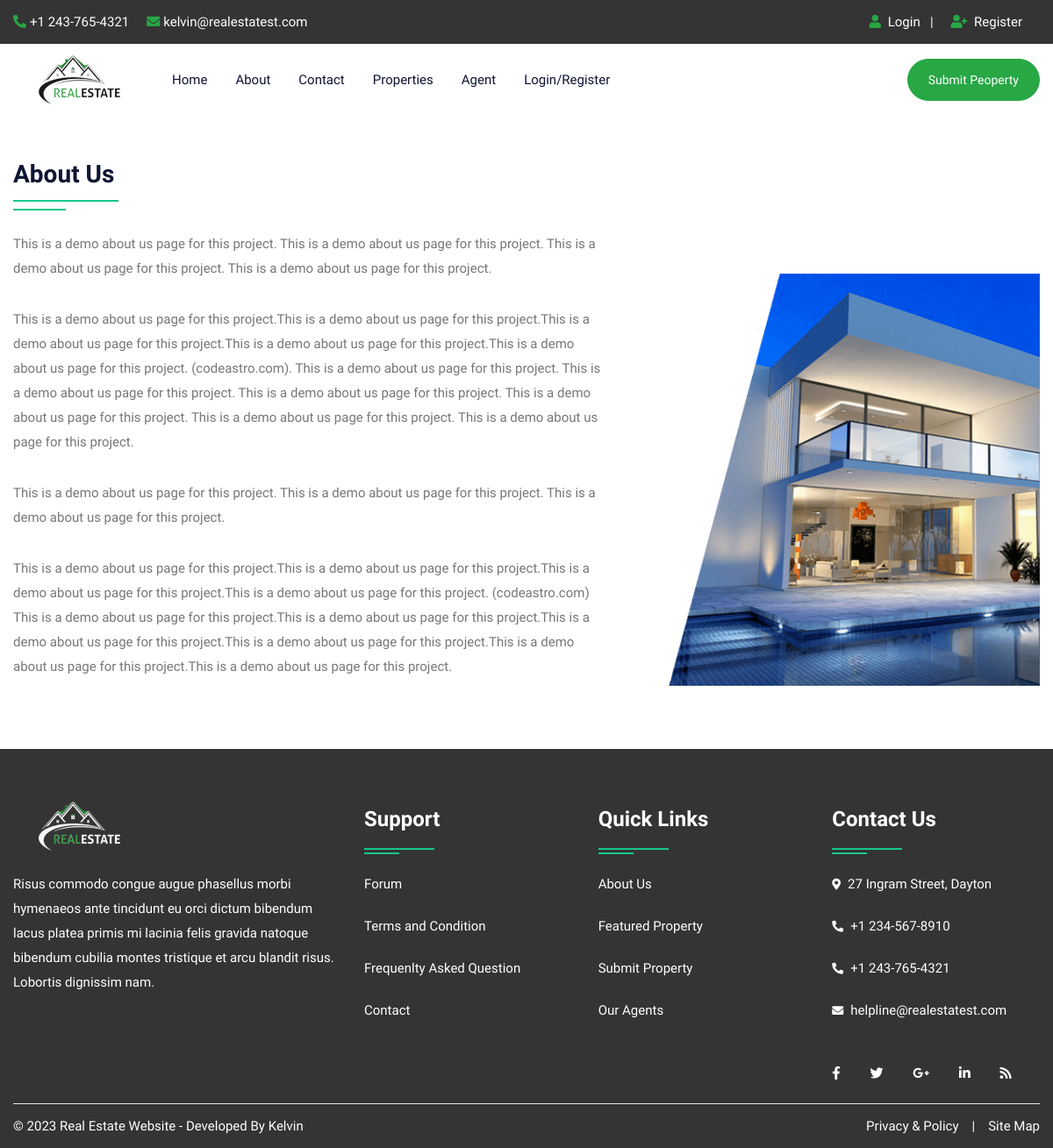
Page /about.php on the earlier database version.
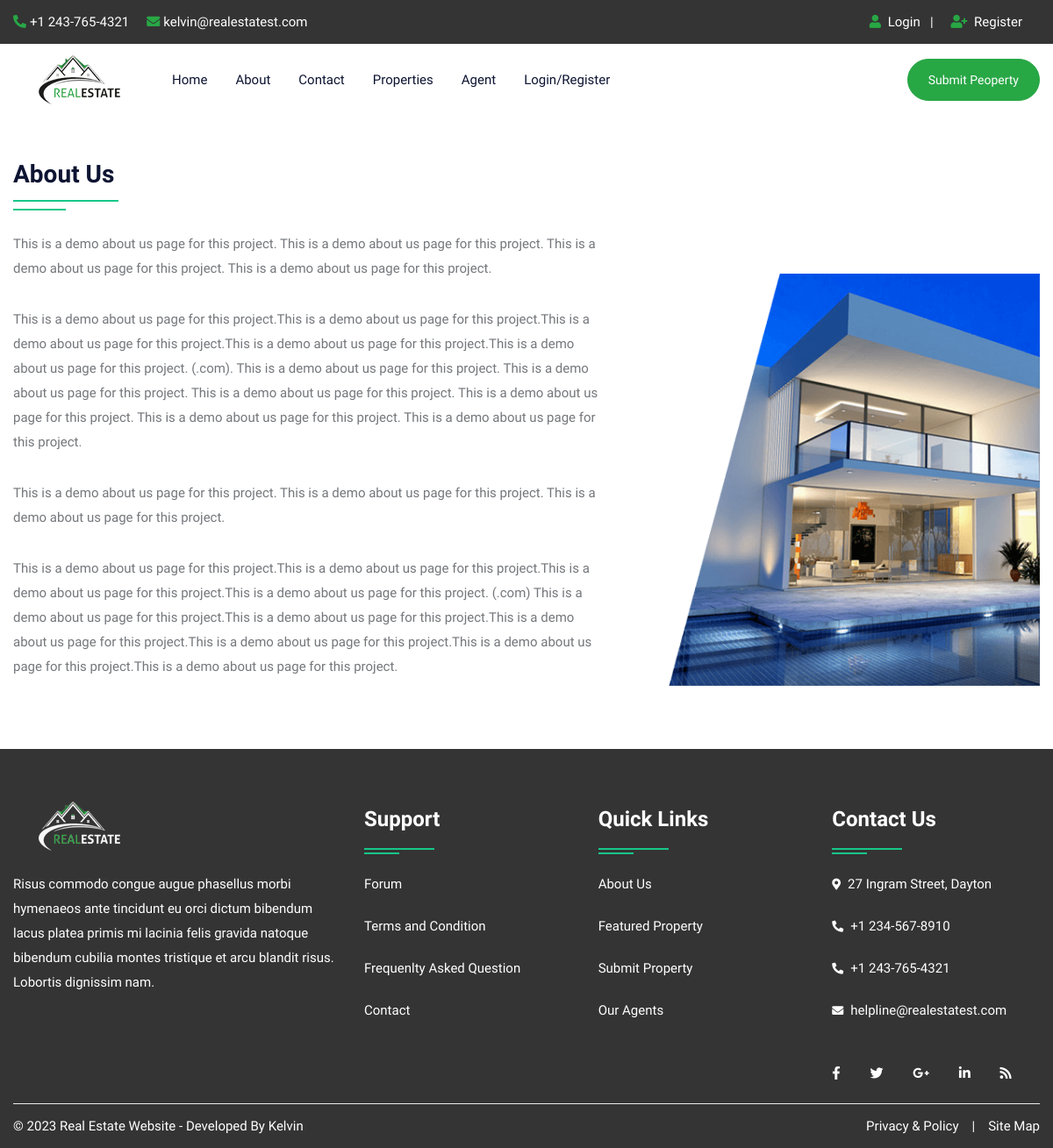
Same page on the later database version.
### tables this page shows
CREATE TABLE `about` (
  `id` int(10) NOT NULL,
  `title` varchar(100) NOT NULL,
  `content` longtext NOT NULL,
  `image` varchar(300) NOT NULL
);

### about.php (the view, shortened to what this page needs)
<!DOCTYPE html>
<html lang="en">
<head>
    <link rel="stylesheet" type="text/css" href="css/bootstrap.min.css">
    <link rel="stylesheet" type="text/css" href="css/bootstrap-slider.css">
    <link rel="stylesheet" type="text/css" href="css/jquery-ui.css">
    <link rel="stylesheet" type="text/css" href="css/layerslider.css">
    <link rel="stylesheet" type="text/css" href="css/color.css" id="color-change">
    <link rel="stylesheet" type="text/css" href="css/owl.carousel.min.css">
    <link rel="stylesheet" type="text/css" href="css/font-awesome.min.css">
    <link rel="stylesheet" type="text/css" href="fonts/flaticon/flaticon.css">
    <link rel="stylesheet" type="text/css" href="css/style.css">
</head>
<body>
    <div id="page-wrapper">
        <div class="row">
            <?php include("include/header.php"); ?>
            <div class="full-row">
                <div class="container">
                    <?php
                    $query = mysqli_query($con, "SELECT * FROM about");
                    while ($row = mysqli_fetch_array($query)) {
                    ?>
                        <div class="row">
                            <div class="col-md-12 col-lg-12">
                                <h3 class="double-down-line-left text-secondary position-relative pb-4 mb-4"><?php echo $row['1']; ?></h3>
                            </div>
                        </div>
                        <div class="row about-company">
                            <div class="col-md-12 col-lg-7">
                                <div class="about-content">
                                    <?php echo $row['2']; ?>
                                </div>
                            </div>
                            <div class="col-md-12 col-lg-5 mt-5">
                                <div class="about-img"> <img src="admin/upload/<?php echo $row['3']; ?>" alt="about image"> </div>
                            </div>
                        </div>
                    <?php } ?>
                </div>
            </div>
            <?php include("include/footer.php"); ?>
        </div>
    </div>
</body>
</html>

### include/header.php (shortened to what this page needs)
<header id="header" class="transparent-header-modern fixed-header-bg-white w-100">
            <div class="top-header bg-secondary">
                <div class="container">
                    <div class="row">
                        <div class="col-md-8">
                            <ul class="top-contact list-text-white  d-table">
                                <li><a href="#"><i class="fas fa-phone-alt text-success mr-1"></i>+1 243-765-4321</a></li>
                                <li><a href="#"><i class="fas fa-envelope text-success mr-1"></i>kelvin@realestatest.com</a></li>
                            </ul>
                        </div>
                        <div class="col-md-4">
                            <div class="top-contact float-right">
                                <ul class="list-text-white d-table">
								<li><i class="fas fa-user text-success mr-1"></i>
								<?php  if(isset($_SESSION['uemail']))
								{ ?>
								<a href="logout.php">Logout</a>&nbsp;&nbsp;<?php } else { ?>
								<a href="login.php">Login</a>&nbsp;&nbsp;
								| </li>
								<li><i class="fas fa-user-plus text-success mr-1"></i><a href="register.php"> Register</li><?php } ?>
								</ul>
                            </div>
                        </div>
                    </div>
                </div>
            </div>
            <div class="main-nav secondary-nav hover-success-nav py-2">
                <div class="container">
                    <div class="row">
                        <div class="col-lg-12">
                            <nav class="navbar navbar-expand-lg navbar-light p-0"> <a class="navbar-brand position-relative" href="index.php"><img class="nav-logo" src="images/logo/restatelg.png" alt=""></a>
                                <div class="collapse navbar-collapse" id="navbarSupportedContent">
                                    <ul class="navbar-nav mr-auto">
                                        <li class="nav-item dropdown"> <a class="nav-link" href="index.php" role="button" aria-haspopup="true" aria-expanded="false">Home</a></li>
										<li class="nav-item"> <a class="nav-link" href="about.php">About</a> </li>
                                        <li class="nav-item"> <a class="nav-link" href="contact.php">Contact</a> </li>
                                        <li class="nav-item"> <a class="nav-link" href="property.php">Properties</a> </li>
                                        <li class="nav-item"> <a class="nav-link" href="agent.php">Agent</a> </li>
										<?php  if(isset($_SESSION['uemail']))
										{ ?>
										<li class="nav-item dropdown">
											<a class="nav-link dropdown-toggle" href="#" role="button" data-toggle="dropdown" aria-haspopup="true" aria-expanded="false">My Account</a>
											<ul class="dropdown-menu">
												<li class="nav-item"> <a class="nav-link" href="profile.php">Profile</a> </li>
												<li class="nav-item"> <a class="nav-link" href="feature.php">Your Property</a> </li>
												<li class="nav-item"> <a class="nav-link" href="logout.php">Logout</a> </li>
											</ul>
                                        </li>
										<?php } else { ?>
										<li class="nav-item"> <a class="nav-link" href="login.php">Login/Register</a> </li>
										<?php } ?>
                                    </ul>
									<a class="btn btn-success d-none d-xl-block" style="border-radius:30px;" href="submitproperty.php">Submit Peoperty</a>
                                </div>
                            </nav>
                        </div>
                    </div>
                </div>
            </div>
        </header>

### include/footer.php
<footer class="full-row bg-secondary p-0">
            <div class="container">
                <div  class="row">
                    <div class="col-lg-12">
                        <div class="divider py-40">
                            <div class="row">
                                <div class="col-md-12 col-lg-4">
                                    <div class="footer-widget mb-4">
                                        <div class="footer-logo mb-4"> <a href="#"><img class="logo-bottom" src="images/logo/restatelg_white.png" alt="image"></a> </div>
                                        <p class="pb-20 text-white">Risus commodo congue augue phasellus morbi hymenaeos ante tincidunt eu orci dictum bibendum lacus platea primis mi lacinia felis gravida natoque bibendum cubilia montes tristique et arcu blandit risus. Lobortis dignissim nam.</p>
                                        </div>
                                </div>
                                <div class="col-md-12 col-lg-8">
                                    <div class="row">
                                        <div class="col-md-4 col-lg-4">
                                            <div class="footer-widget footer-nav mb-4">
                                                <h4 class="widget-title text-white double-down-line-left position-relative">Support</h4>
                                                <ul class="hover-text-primary">
                                                    <li><a href="#" class="text-white">Forum</a></li>
                                                    <li><a href="#" class="text-white">Terms and Condition</a></li>
                                                    <li><a href="#" class="text-white">Frequenlty Asked Question</a></li>
                                                    <li><a href="contact.php" class="text-white">Contact</a></li>
                                                </ul>
                                            </div>
                                        </div>
                                        <div class="col-md-4 col-lg-4">
                                            <div class="footer-widget footer-nav mb-4">
                                                <h4 class="widget-title text-white double-down-line-left position-relative">Quick Links</h4>
                                                <ul class="hover-text-primary">
                                                    <li><a href="about.php" class="text-white">About Us</a></li>
                                                    <li><a href="#" class="text-white">Featured Property</a></li>
                                                    <li><a href="#" class="text-white">Submit Property</a></li>
                                                    <li><a href="agent.php" class="text-white">Our Agents</a></li>
                                                </ul>
                                            </div>
                                        </div>
                                        <div class="col-md-4 col-lg-4">
                                            <div class="footer-widget">
                                                <h4 class="widget-title text-white double-down-line-left position-relative">Contact Us</h4>
                                                <ul class="text-white">
                                                    <li class="hover-text-primary"><i class="fas fa-map-marker-alt text-white mr-2 font-13 mt-1"></i>27 Ingram Street, Dayton</li>
                                                    <li class="hover-text-primary"> <i class="fas fa-phone-alt text-white mr-2 font-13 mt-1"></i>+1 234-567-8910</li>
													<li class="hover-text-primary"> <i class="fas fa-phone-alt text-white mr-2 font-13 mt-1"></i>+1 243-765-4321</li>
                                                    <li class="hover-text-primary"><i class="fas fa-envelope text-white mr-2 font-13 mt-1"></i>helpline@realestatest.com</li>
                                                </ul>
                                            </div>
                                            <div class="footer-widget media-widget mt-4 text-white hover-text-primary"> <a href="#"><i class="fab fa-facebook-f"></i></a> <a href="#"><i class="fab fa-twitter"></i></a> <a href="#"><i class="fab fa-google-plus-g"></i></a> <a href="#"><i class="fab fa-linkedin-in"></i></a> <a href="#"><i class="fas fa-rss"></i></a> </div>
                                        </div>
                                    </div>
                                </div>
                            </div>
                        </div>
                    </div>
                </div>
                <div class="row copyright">
                    <div class="col-sm-6"> <span class="text-white">© <?php echo date('Y');?> Real Estate Website - Developed By Kelvin</span> </div>
                    <div class="col-sm-6">
                        <ul class="line-menu text-white hover-text-primary float-right">
                            <li><a href="#">Privacy & Policy</a></li>
                            <li>|</li>
                            <li><a href="#"> Site Map</a></li>
                        </ul>
                    </div>
                </div>
            </div>
        </footer>

### css/color.css (style rules this page uses)
:root { --theme-ordinary-color: #74777b; }
:root { --theme-primary-color: #17c788; }
:root { --theme-secondary-color: #0d1432; }
:root { --theme-white-color: #fff; }
:root { --theme-light-color: #f8f8f8; }
:root { --theme-gray-color: #f5f5f5; }
:root { --theme-footer-color: #091b4b; }
:root { --theme-dark-color: #091b4b; }
:root { --text-light-color: #a3a7af; }
:root { --theme-primary-opacity-color: rgba(11, 191, 141, .8); }
:root { --theme-secondary-opacity-color: rgba(13,20,50,0.7); }
:root { --theme-white-opacity-color: rgba(255, 255, 255, 0.3); }
:root { --theme-dark-opacity-color: rgba(0, 0, 0, 0.5); }
:root { --theme-ordinary-font: 'Muli', sans-serif; }
:root { --theme-highlight-font: 'Comfortaa', cursive; }

Differences in the rows shown:
changed about "About Us": content "…page for this project. (codeastro.com). This is a demo about us page for this project. This is a demo about us page for this project. This is a demo about us page for this project. This is a demo about us page for this project. This is a demo about us page for this project. This is a demo about us page for this project. This is a demo about us page for this project. This is a demo about us page for this project. This is a demo about us page for this project. This is a demo about us page for this project.This is a demo about us page for this project.This is a demo about us page for this project.This is a demo about us page for this project. (codeastro.com) This is a demo…" → "…page for this project. (.com). This is a demo about us page for this project. This is a demo about us page for this project. This is a demo about us page for this project. This is a demo about us page for this project. This is a demo about us page for this project. This is a demo about us page for this project. This is a demo about us page for this project. This is a demo about us page for this project. This is a demo about us page for this project. This is a demo about us page for this project.This is a demo about us page for this project.This is a demo about us page for this project.This is a demo about us page for this project. (.com) This is a demo…"
